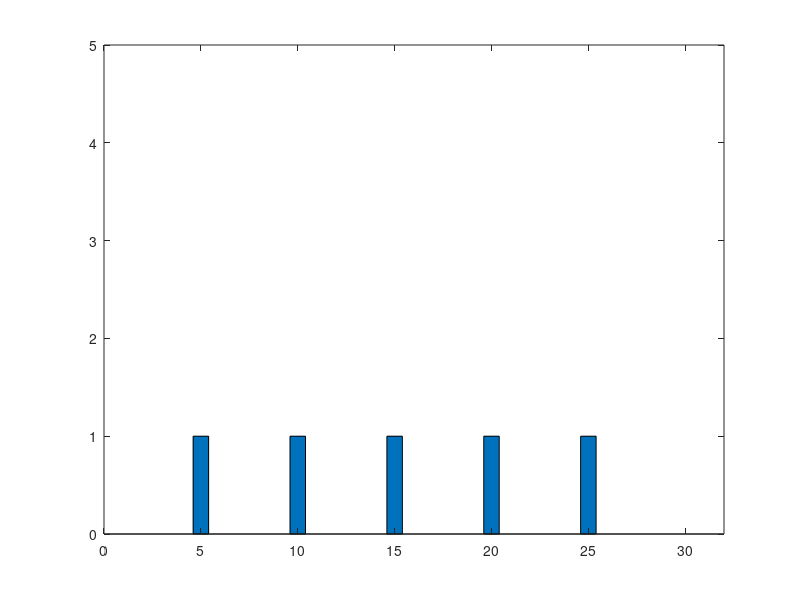

Write the MATLAB code that produced this figure. (Note: this script raises an error after producing the figure.)
clear;clc;
close all
N = 1; %assume there are five agents right now

T = 10;  %Time
dt = 0.01;
n = 1001; 
t = linspace(0,T,n);

L = 30; %整体长度
omega = 0:L; %等分

%target = [5,10,15];  

s_num = 1;
s_init = linspace(0,L,s_num);
u_init = zeros(1,s_num);
target = [5,10,15,20,25];
%target = 1:30;  %这行替换上一行可以开始快乐变卡
f = figure(1);
R0=zeros(1,L+1); %measure of uncertainty at each sampling point
R0(target) = 1;%一开始想设计的中间有距离
R = R0;
A0=zeros(1,L+1); %complexity increasing rate
A0(target) = 10; 
rs= 10;
J1 = 0; % J of R
J2 = 0; % J of travel 这个还没用
B= 100;
J0 = 0;

boundary = [max(min(target)-rs,0),min(max(target)+rs,L)]; %0与L为防止过小过大,但还没用上

% R traj
% M =[]; % video record
R_est = repmat(R0,N,1);
V_est = zeros(N, L + 1);
R_est_h = R_est; R_h = R0;  % R traj record
r_d = 1;
limitRange = 1;
%s = zeros(1,N); %initial position
%s initialization 瞎写的
s = [8];
%s depends on u(velocity), which is 1 or -1

axis([0 L+2 0 5]);
gra = bar(R0);
axis([0 L+2 0 5]);
%hold on;


%u等于正负1，判断依据是lambda，lambda还没写，所以用了rand来代替判定依据
lambdasn = zeros(1,length(s));
lambdai = zeros(1,length(target));
for i = t
    for j = 1 : N
        R_est(j,(target(abs(s(j)-target) < rs)+1)) = R(target(abs(s(j)-target) < rs)+1);
    end
    P = s_position(omega,s,rs);
    R = R + A0.*dt; 
    R  = max(R - B.*P*dt,0);
    [V,~] = densityGen(boundary(1), boundary(2),R,r_d);
    J1 = J1 + sum(R)*dt;
    visualization(f,s,rs,R,J1,L,i+dt);
    for j = 1 : N
        P_est = s_position(omega,s(abs(s - s(j))<2*rs),rs);
        R_est(j,:) = R_est(j,:) + A0.*dt;
        R_est(j,:)  = max(R_est(j,:)  - B.*P_est*dt,0);
        if limitRange ==1
            [V_est(j,:) , ~] = densityGen(max(boundary(1),round(s(j) - 3*rs)), min(round(s(j)+3*rs),boundary(2)),R_est(j,:),r_d);
        else
            [V_est(j,:) , ~] = densityGen(boundary(1), boundary(2),R_est(j,:),r_d);
        end
    end
    u = fakeu(s,V_est,omega);
    s = s + u;
    %{
    [lambdasn, lambdai] = GetLambda(target,s,B,rs,lambdasn,lambdai,dt);
    for j = 1:N
        s(j) = s(j) - lambdasn(j)/abs(lambdasn(j));
    end
    %}
%{    
    for j = 1:N
        l = rand;
        if l > 0.5 && s(j) < L
            s(j) = s(j) + 1;
        elseif l < 0.5 && s(j) > 0
            s(j) = s(j) - 1;
        end
            %pause(0.1);
            %R0 = performGraphing(L,R0,s(j)+1,s);
    end
    sumR = sum(R0);
    J0 = J0 + sumR;
%}
end

J0 = J0 / T   %equation(7)



%Algorithm 1: IPA-based optimization algorithm to find theta star and omega
%star
s = [1,2,3,4,5,6,7,8,9,10]; %temporary s for testing
a = 1;
b = 2;
N = 10;
D = defineD(a, b, N);
sigma = 1;
epsilon = 1;
xi = 1;
theta = defineTheta(D, 2, sigma, xi);
gamma = defineGamma(sigma, D, 20, 2, s);
omega = zeros(1, N);


function f = defineD(a, b, N)
    A = zeros(1, N);
    for i = 1:N
        A(i) = a + (2*i - (1/(2*N))) * (b-a);
    end
    f = A;          
end


function f = defineTheta(D, n, sigma, xi)
    if mod(xi,2)
        f = D(n) - sigma;
    else
        f = D(n) + sigma;
    end
end


function f = defineGamma(sigma, D, T, n, s)
    f = ceil(1/(2 * sigma) * (T - defineTheta(D, n, sigma, 1) + s(n)));
end

function f = performGraphing(L,R0,sn,s)
    axis([0 L+2 0 5]);
    increasingArr = [0.1,0.2,0.3,0.2,0.3,0.1,0.2,0.3,0.2,0.3,0.1,0.2,0.3,0.2,0.3,0.1,0.2,0.3,0.2,0.3,0.1,0.2,0.3,0.2,0.3,0.1,0.2,0.3,0.2,0.3];%应该是公式6 暂时替代
    for j = 1:L
        if j ~= sn
            R0(j) = R0(j) + increasingArr(j);
        elseif j>1 && j <= L
            R0(j-1) = 0;
            R0(j) = 0;
            R0(j+1) = 0;
        end
    end
    gra = bar(R0);
    hold on;
    for i = 1:length(s)
        gra = scatter(s(i),0,100,'filled','d','r');
    end
    axis([0 L+2 0 20]);
    hold off;
    f = R0;
end
